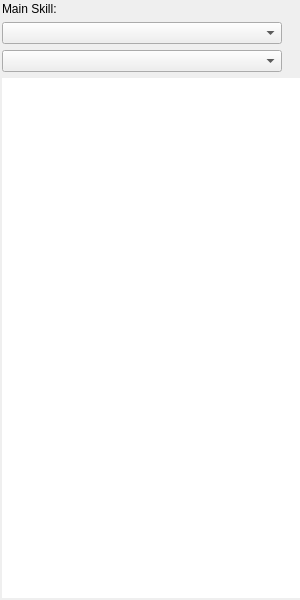
          <widget class="QFrame" name="frame_Left">
           <property name="sizePolicy">
            <sizepolicy hsizetype="Minimum" vsizetype="Expanding">
             <horstretch>1</horstretch>
             <verstretch>0</verstretch>
            </sizepolicy>
           </property>
           <property name="minimumSize">
            <size>
             <width>240</width>
             <height>600</height>
            </size>
           </property>
           <property name="maximumSize">
            <size>
             <width>300</width>
             <height>16777215</height>
            </size>
           </property>
           <property name="sizeIncrement">
            <size>
             <width>10</width>
             <height>0</height>
            </size>
           </property>
           <property name="baseSize">
            <size>
             <width>200</width>
             <height>0</height>
            </size>
           </property>
           <property name="frameShadow">
            <enum>QFrame::Raised</enum>
           </property>
           <layout class="QGridLayout" name="glayout_LeftFrame">
            <property name="leftMargin">
             <number>2</number>
            </property>
            <property name="topMargin">
             <number>2</number>
            </property>
            <property name="rightMargin">
             <number>2</number>
            </property>
            <property name="bottomMargin">
             <number>2</number>
            </property>
            <item row="1" column="0">
             <widget class="QComboBox" name="combo_MainSkill">
              <property name="sizePolicy">
               <sizepolicy hsizetype="Expanding" vsizetype="Fixed">
                <horstretch>0</horstretch>
                <verstretch>0</verstretch>
               </sizepolicy>
              </property>
              <property name="minimumSize">
               <size>
                <width>180</width>
                <height>0</height>
               </size>
              </property>
              <property name="maximumSize">
               <size>
                <width>280</width>
                <height>16777215</height>
               </size>
              </property>
              <property name="placeholderText">
               <string>&lt;empty&gt;</string>
              </property>
              <property name="duplicatesEnabled">
               <bool>true</bool>
              </property>
             </widget>
            </item>
            <item row="2" column="0">
             <widget class="QComboBox" name="combo_MainSkillActive">
              <property name="sizePolicy">
               <sizepolicy hsizetype="Expanding" vsizetype="Fixed">
                <horstretch>0</horstretch>
                <verstretch>0</verstretch>
               </sizepolicy>
              </property>
              <property name="minimumSize">
               <size>
                <width>180</width>
                <height>0</height>
               </size>
              </property>
              <property name="maximumSize">
               <size>
                <width>280</width>
                <height>16777215</height>
               </size>
              </property>
              <property name="placeholderText">
               <string>&lt;empty&gt;</string>
              </property>
             </widget>
            </item>
            <item row="3" column="0">
             <widget class="QTextEdit" name="textedit_Statistics">
              <property name="enabled">
               <bool>true</bool>
              </property>
              <property name="minimumSize">
               <size>
                <width>330</width>
                <height>0</height>
               </size>
              </property>
              <property name="font">
               <font>
                <family>Noto Mono</family>
               </font>
              </property>
              <property name="focusPolicy">
               <enum>Qt::NoFocus</enum>
              </property>
              <property name="frameShape">
               <enum>QFrame::NoFrame</enum>
              </property>
              <property name="lineWrapMode">
               <enum>QTextEdit::NoWrap</enum>
              </property>
              <property name="html">
               <string notr="true">&lt;!DOCTYPE HTML PUBLIC &quot;-//W3C//DTD HTML 4.0//EN&quot; &quot;http://www.w3.org/TR/REC-html40/strict.dtd&quot;&gt;
&lt;html&gt;&lt;head&gt;&lt;meta name=&quot;qrichtext&quot; content=&quot;1&quot; /&gt;&lt;meta charset=&quot;utf-8&quot; /&gt;&lt;style type=&quot;text/css&quot;&gt;
p, li { white-space: pre-wrap; }
hr { height: 1px; border-width: 0; }
li.unchecked::marker { content: &quot;\2610&quot;; }
li.checked::marker { content: &quot;\2612&quot;; }
&lt;/style&gt;&lt;/head&gt;&lt;body style=&quot; font-family:'Noto Mono'; font-size:9pt; font-weight:400; font-style:normal;&quot;&gt;
&lt;p style=&quot;-qt-paragraph-type:empty; margin-top:0px; margin-bottom:0px; margin-left:0px; margin-right:0px; -qt-block-indent:0; text-indent:0px;&quot;&gt;&lt;br /&gt;&lt;/p&gt;&lt;/body&gt;&lt;/html&gt;</string>
              </property>
             </widget>
            </item>
            <item row="0" column="0">
             <widget class="QLabel" name="label_MainSkill">
              <property name="minimumSize">
               <size>
                <width>0</width>
                <height>0</height>
               </size>
              </property>
              <property name="text">
               <string>Main Skill:</string>
              </property>
             </widget>
            </item>
           </layout>
          </widget>
